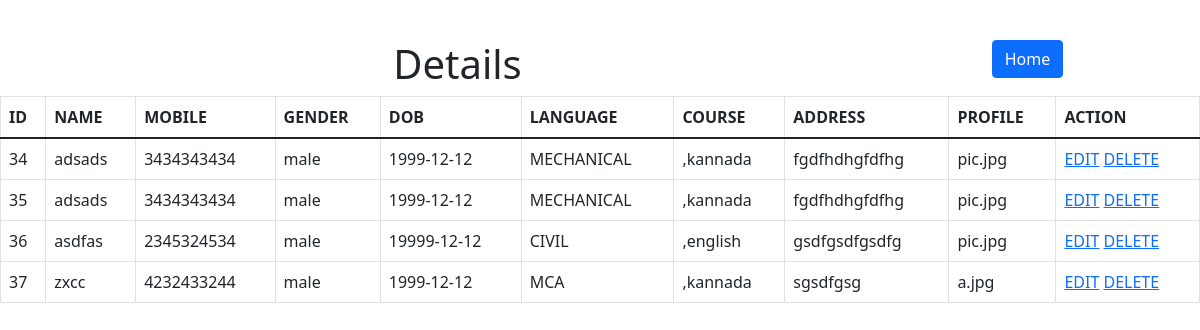
/view, run on the app's committed database.
### tables this page shows
CREATE TABLE student(id INTEGER PRIMARY KEY AUTOINCREMENT,name TEXT,mob TEXT,gender TEXT,dob TEXT,course TEXT,languages TEXT,address TEXT,profile TEXT);

### app.py (the view)
@app.route('/view')
def view():
    conn=sqlite3.connect('user.db')
    cur=conn.execute("SELECT * FROM student")
    rows=cur.fetchall()
    return render_template('view.html',rows=rows)

### templates/view.html (shortened to what this page needs)
<!DOCTYPE html>
<html lang="en">
<head>
    <link href="https://cdn.jsdelivr.net/npm/bootstrap@5.1.3/dist/css/bootstrap.min.css" rel="stylesheet">
</head>
<body>
<div class="text-center mt-3 pt-4 container">
    <div class="row">
  <div class="col-9" class="text-warning">
    <h1 >Details</h1>
  </div>
        <div class="col-3">
    <a href="/" class="btn btn-primary">Home</a>
        </div>
</div>
</div>
<table class="table table-bordered">
    <thead>
    <tr>
        <th>ID</th>
        <th>NAME</th>
        <th>MOBILE</th>
        <th>GENDER</th>
        <th>DOB</th>
        <th>LANGUAGE</th>
        <th>COURSE</th>
        <th>ADDRESS</th>
        <th>PROFILE</th>
        <th>ACTION</th>
    </tr>
    </thead>
    <tbody>
    <tr>
        {% for row in rows %}
        <td>{{row[0]}}</td>
        <td>{{row[1]}}</td>
        <td>{{row[2]}}</td>
        <td>{{row[3]}}</td>
        <td>{{row[4]}}</td>
        <td>{{row[5]}}</td>
        <td>{{row[6]}}</td>
        <td>{{row[7]}}</td>
        <td>{{row[8]}}</td>
        <td><a href="/edit/{{row[0]}}">EDIT</a>
        <a href="/delete/{{row[0]}}">DELETE</a>
        </td>
    </tr>
    {% endfor %}
    </tbody>
</table>
</body>
</html>

### data on the page
student: id "34", name "adsads", mob "3434343434", gender "male", dob "1999-12-12", course "MECHANICAL", languages ",kannada", address "fgdfhdhgfdfhg", profile "pic.jpg"
student: id "35", name "adsads", mob "3434343434", gender "male", dob "1999-12-12", course "MECHANICAL", languages ",kannada", address "fgdfhdhgfdfhg", profile "pic.jpg"
student: id "36", name "asdfas", mob "2345324534", gender "male", dob "19999-12-12", course "CIVIL", languages ",english", address "gsdfgsdfgsdfg", profile "pic.jpg"
student: id "37", name "zxcc", mob "4232433244", gender "male", dob "1999-12-12", course "MCA", languages ",kannada", address "sgsdfgsg", profile "a.jpg"
